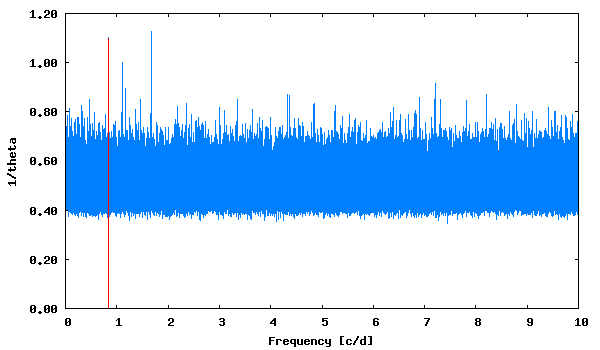

Source code (gnuplot):
set term png size 600,350 medium
set colors classic
set output "phase_lc_2.lk.png"
set xlabel "Frequency [c/d]"
set ylabel "1/theta"
set format y "%5.2f"
plot [] "lk.periodogram" using 1:2 with lines linecolor 3 title "", "<echo '0.839273  1.10'" with impulses linecolor 1 title ""
 
